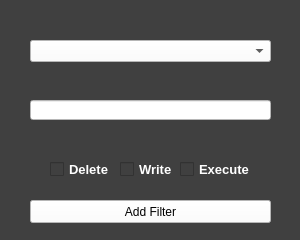
<?xml version="1.0" encoding="UTF-8"?>
<ui version="4.0">
 <class>AddFilterWindow</class>
 <widget class="QWidget" name="AddFilterWindow">
  <property name="geometry">
   <rect>
    <x>0</x>
    <y>0</y>
    <width>300</width>
    <height>240</height>
   </rect>
  </property>
  <property name="windowTitle">
   <string>Add Filter</string>
  </property>
  <property name="windowIcon">
   <iconset resource="AssetResources.qrc">
    <normaloff>:/assets/PeaceMakerIcon.ico</normaloff>:/assets/PeaceMakerIcon.ico</iconset>
  </property>
  <property name="styleSheet">
   <string notr="true">background-color: #404040;</string>
  </property>
  <widget class="QLineEdit" name="FilterContent">
   <property name="geometry">
    <rect>
     <x>30</x>
     <y>100</y>
     <width>241</width>
     <height>20</height>
    </rect>
   </property>
   <property name="styleSheet">
    <string notr="true">background-color: white;</string>
   </property>
  </widget>
  <widget class="QComboBox" name="FilterTypeBox">
   <property name="geometry">
    <rect>
     <x>30</x>
     <y>40</y>
     <width>241</width>
     <height>22</height>
    </rect>
   </property>
   <property name="styleSheet">
    <string notr="true">background-color: white;</string>
   </property>
  </widget>
  <widget class="QCheckBox" name="DeleteFlag">
   <property name="geometry">
    <rect>
     <x>50</x>
     <y>160</y>
     <width>65</width>
     <height>18</height>
    </rect>
   </property>
   <property name="font">
    <font>
     <pointsize>10</pointsize>
     <weight>75</weight>
     <bold>true</bold>
    </font>
   </property>
   <property name="styleSheet">
    <string notr="true">color: white;</string>
   </property>
   <property name="text">
    <string>Delete</string>
   </property>
  </widget>
  <widget class="QCheckBox" name="WriteFlag">
   <property name="geometry">
    <rect>
     <x>120</x>
     <y>160</y>
     <width>61</width>
     <height>18</height>
    </rect>
   </property>
   <property name="font">
    <font>
     <pointsize>10</pointsize>
     <weight>75</weight>
     <bold>true</bold>
    </font>
   </property>
   <property name="styleSheet">
    <string notr="true">color: white;</string>
   </property>
   <property name="text">
    <string>Write</string>
   </property>
  </widget>
  <widget class="QCheckBox" name="ExecuteFlag">
   <property name="geometry">
    <rect>
     <x>180</x>
     <y>160</y>
     <width>70</width>
     <height>18</height>
    </rect>
   </property>
   <property name="font">
    <font>
     <pointsize>10</pointsize>
     <weight>75</weight>
     <bold>true</bold>
    </font>
   </property>
   <property name="styleSheet">
    <string notr="true">color: white;</string>
   </property>
   <property name="text">
    <string>Execute</string>
   </property>
  </widget>
  <widget class="QPushButton" name="pushButton">
   <property name="geometry">
    <rect>
     <x>30</x>
     <y>200</y>
     <width>241</width>
     <height>23</height>
    </rect>
   </property>
   <property name="styleSheet">
    <string notr="true">background-color: white;</string>
   </property>
   <property name="text">
    <string>Add Filter</string>
   </property>
  </widget>
  <widget class="QLabel" name="FilterTypeLabel">
   <property name="geometry">
    <rect>
     <x>115</x>
     <y>15</y>
     <width>71</width>
     <height>21</height>
    </rect>
   </property>
   <property name="text">
    <string>&lt;img src=&quot;:/assets/FilterType.png&quot;/&gt;</string>
   </property>
  </widget>
  <widget class="QLabel" name="FilterContentLabel">
   <property name="geometry">
    <rect>
     <x>105</x>
     <y>80</y>
     <width>94</width>
     <height>17</height>
    </rect>
   </property>
   <property name="text">
    <string>&lt;img src=&quot;:/assets/FilterContent.png&quot;/&gt;</string>
   </property>
  </widget>
  <widget class="QLabel" name="FilterFlagsLabel">
   <property name="geometry">
    <rect>
     <x>110</x>
     <y>140</y>
     <width>78</width>
     <height>21</height>
    </rect>
   </property>
   <property name="text">
    <string>&lt;img src=&quot;:/assets/FilterFlags.png&quot;/&gt;</string>
   </property>
  </widget>
 </widget>
 <resources>
  <include location="AssetResources.qrc"/>
 </resources>
 <connections/>
</ui>
